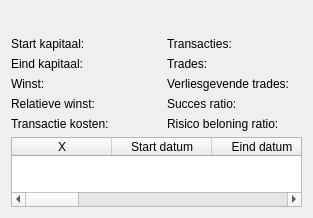
<?xml version="1.0" encoding="UTF-8"?>
<ui version="4.0">
 <class>IndicatorTransactionsTableUI</class>
 <widget class="QWidget" name="IndicatorTransactionsTableUI">
  <property name="geometry">
   <rect>
    <x>0</x>
    <y>0</y>
    <width>313</width>
    <height>217</height>
   </rect>
  </property>
  <property name="sizePolicy">
   <sizepolicy hsizetype="Minimum" vsizetype="Expanding">
    <horstretch>0</horstretch>
    <verstretch>0</verstretch>
   </sizepolicy>
  </property>
  <property name="windowTitle">
   <string>Form</string>
  </property>
  <layout class="QGridLayout" name="gridLayout">
   <item row="0" column="0" colspan="3">
    <widget class="QLabel" name="colorLabel">
     <property name="minimumSize">
      <size>
       <width>0</width>
       <height>20</height>
      </size>
     </property>
     <property name="maximumSize">
      <size>
       <width>16777215</width>
       <height>20</height>
      </size>
     </property>
     <property name="autoFillBackground">
      <bool>true</bool>
     </property>
     <property name="text">
      <string/>
     </property>
     <property name="alignment">
      <set>Qt::AlignCenter</set>
     </property>
    </widget>
   </item>
   <item row="1" column="0">
    <layout class="QVBoxLayout" name="verticalLayout_3">
     <item>
      <layout class="QVBoxLayout" name="verticalLayout_2">
       <item>
        <layout class="QHBoxLayout" name="horizontalLayout_4">
         <item>
          <widget class="QLabel" name="scLabel">
           <property name="text">
            <string>Start kapitaal:</string>
           </property>
          </widget>
         </item>
         <item>
          <widget class="QLabel" name="scvLabel">
           <property name="text">
            <string/>
           </property>
           <property name="alignment">
            <set>Qt::AlignRight|Qt::AlignTrailing|Qt::AlignVCenter</set>
           </property>
          </widget>
         </item>
        </layout>
       </item>
       <item>
        <layout class="QHBoxLayout" name="horizontalLayout_3">
         <item>
          <widget class="QLabel" name="fcLabel">
           <property name="text">
            <string>Eind kapitaal:</string>
           </property>
          </widget>
         </item>
         <item>
          <widget class="QLabel" name="fcvLabel">
           <property name="text">
            <string/>
           </property>
           <property name="alignment">
            <set>Qt::AlignRight|Qt::AlignTrailing|Qt::AlignVCenter</set>
           </property>
          </widget>
         </item>
        </layout>
       </item>
       <item>
        <layout class="QHBoxLayout" name="horizontalLayout_2">
         <item>
          <widget class="QLabel" name="pLabel">
           <property name="text">
            <string>Winst:</string>
           </property>
          </widget>
         </item>
         <item>
          <widget class="QLabel" name="pvLabel">
           <property name="text">
            <string/>
           </property>
           <property name="alignment">
            <set>Qt::AlignRight|Qt::AlignTrailing|Qt::AlignVCenter</set>
           </property>
          </widget>
         </item>
        </layout>
       </item>
       <item>
        <layout class="QHBoxLayout" name="horizontalLayout">
         <item>
          <widget class="QLabel" name="rpLabel">
           <property name="text">
            <string>Relatieve winst:</string>
           </property>
          </widget>
         </item>
         <item>
          <widget class="QLabel" name="rpvLabel">
           <property name="text">
            <string/>
           </property>
           <property name="alignment">
            <set>Qt::AlignRight|Qt::AlignTrailing|Qt::AlignVCenter</set>
           </property>
          </widget>
         </item>
        </layout>
       </item>
      </layout>
     </item>
     <item>
      <layout class="QHBoxLayout" name="horizontalLayout_7">
       <item>
        <widget class="QLabel" name="tcLabel">
         <property name="text">
          <string>Transactie kosten:</string>
         </property>
        </widget>
       </item>
       <item>
        <widget class="QLabel" name="tcvLabel">
         <property name="text">
          <string/>
         </property>
         <property name="alignment">
          <set>Qt::AlignRight|Qt::AlignTrailing|Qt::AlignVCenter</set>
         </property>
        </widget>
       </item>
      </layout>
     </item>
    </layout>
   </item>
   <item row="1" column="1">
    <spacer name="horizontalSpacer_5">
     <property name="orientation">
      <enum>Qt::Horizontal</enum>
     </property>
     <property name="sizeHint" stdset="0">
      <size>
       <width>10</width>
       <height>20</height>
      </size>
     </property>
    </spacer>
   </item>
   <item row="1" column="2">
    <layout class="QVBoxLayout" name="verticalLayout">
     <item>
      <layout class="QHBoxLayout" name="horizontalLayout_5">
       <item>
        <widget class="QLabel" name="ttLabel">
         <property name="text">
          <string>Transacties:</string>
         </property>
        </widget>
       </item>
       <item>
        <widget class="QLabel" name="ttvLabel">
         <property name="text">
          <string/>
         </property>
         <property name="alignment">
          <set>Qt::AlignRight|Qt::AlignTrailing|Qt::AlignVCenter</set>
         </property>
        </widget>
       </item>
      </layout>
     </item>
     <item>
      <layout class="QHBoxLayout" name="horizontalLayout_8">
       <item>
        <widget class="QLabel" name="ftLabel">
         <property name="text">
          <string>Trades:</string>
         </property>
        </widget>
       </item>
       <item>
        <widget class="QLabel" name="ftvLabel">
         <property name="text">
          <string/>
         </property>
         <property name="alignment">
          <set>Qt::AlignRight|Qt::AlignTrailing|Qt::AlignVCenter</set>
         </property>
        </widget>
       </item>
      </layout>
     </item>
     <item>
      <layout class="QHBoxLayout" name="horizontalLayout_6">
       <item>
        <widget class="QLabel" name="ltLabel">
         <property name="text">
          <string>Verliesgevende trades:</string>
         </property>
        </widget>
       </item>
       <item>
        <widget class="QLabel" name="ltvLabel">
         <property name="text">
          <string/>
         </property>
         <property name="alignment">
          <set>Qt::AlignRight|Qt::AlignTrailing|Qt::AlignVCenter</set>
         </property>
        </widget>
       </item>
      </layout>
     </item>
     <item>
      <layout class="QHBoxLayout" name="horizontalLayout_9">
       <item>
        <widget class="QLabel" name="srLabel">
         <property name="text">
          <string>Succes ratio:</string>
         </property>
        </widget>
       </item>
       <item>
        <widget class="QLabel" name="srvLabel">
         <property name="text">
          <string/>
         </property>
         <property name="alignment">
          <set>Qt::AlignRight|Qt::AlignTrailing|Qt::AlignVCenter</set>
         </property>
        </widget>
       </item>
      </layout>
     </item>
     <item>
      <layout class="QHBoxLayout" name="horizontalLayout_10">
       <item>
        <widget class="QLabel" name="rrrLabel">
         <property name="text">
          <string>Risico beloning ratio:</string>
         </property>
        </widget>
       </item>
       <item>
        <widget class="QLabel" name="rrrvLabel">
         <property name="text">
          <string/>
         </property>
         <property name="alignment">
          <set>Qt::AlignRight|Qt::AlignTrailing|Qt::AlignVCenter</set>
         </property>
        </widget>
       </item>
      </layout>
     </item>
    </layout>
   </item>
   <item row="2" column="0" colspan="3">
    <widget class="QTableWidget" name="tableWidget">
     <property name="sizePolicy">
      <sizepolicy hsizetype="Minimum" vsizetype="Expanding">
       <horstretch>0</horstretch>
       <verstretch>0</verstretch>
      </sizepolicy>
     </property>
     <property name="alternatingRowColors">
      <bool>true</bool>
     </property>
     <property name="sortingEnabled">
      <bool>true</bool>
     </property>
     <attribute name="horizontalHeaderVisible">
      <bool>true</bool>
     </attribute>
     <attribute name="horizontalHeaderCascadingSectionResizes">
      <bool>false</bool>
     </attribute>
     <attribute name="horizontalHeaderStretchLastSection">
      <bool>false</bool>
     </attribute>
     <attribute name="verticalHeaderVisible">
      <bool>false</bool>
     </attribute>
     <column>
      <property name="text">
       <string>X</string>
      </property>
     </column>
     <column>
      <property name="text">
       <string>Start datum</string>
      </property>
     </column>
     <column>
      <property name="text">
       <string>Eind datum</string>
      </property>
     </column>
     <column>
      <property name="text">
       <string>Type</string>
      </property>
     </column>
     <column>
      <property name="text">
       <string>%</string>
      </property>
     </column>
     <column>
      <property name="text">
       <string>Kapitaal</string>
      </property>
     </column>
     <column>
      <property name="text">
       <string>Stoploss</string>
      </property>
     </column>
     <column>
      <property name="text">
       <string>Winst nemen</string>
      </property>
     </column>
     <column>
      <property name="text">
       <string>Start koers</string>
      </property>
     </column>
     <column>
      <property name="text">
       <string>Eind koers</string>
      </property>
     </column>
    </widget>
   </item>
  </layout>
 </widget>
 <resources/>
 <connections/>
</ui>
